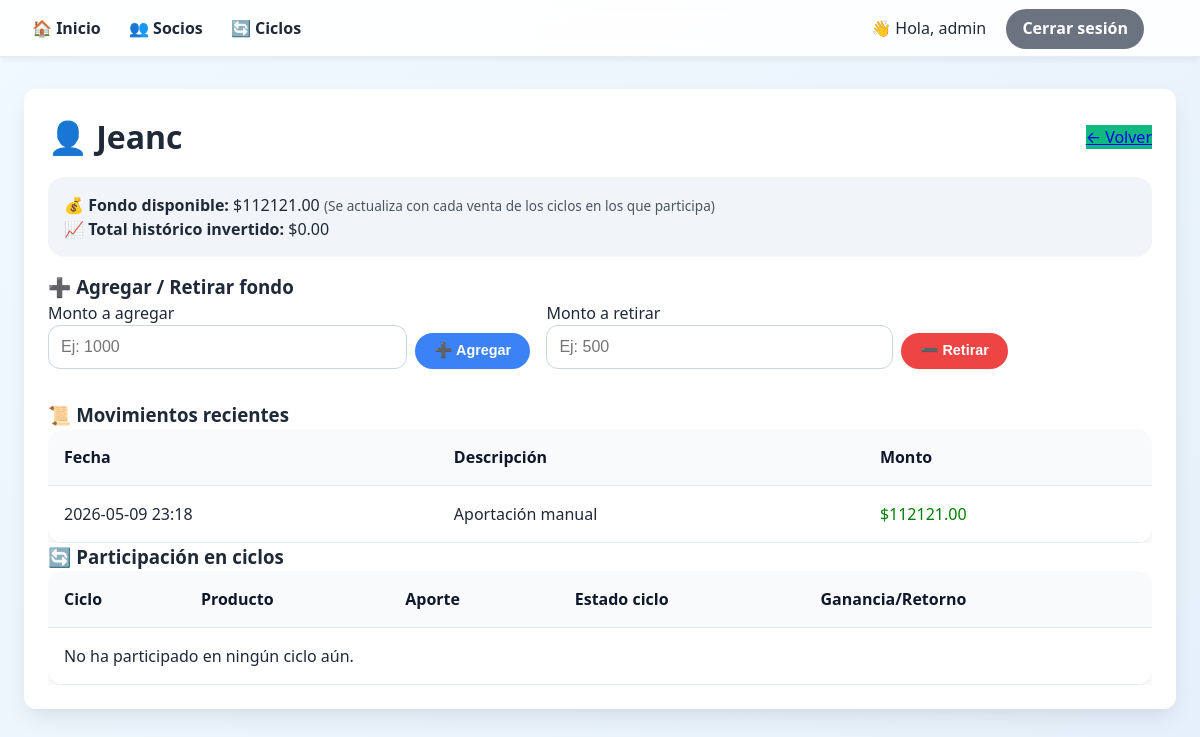
/socio/1 (signed in), run on the app's committed database.
### tables this page shows
CREATE TABLE usuario (
            id INTEGER PRIMARY KEY AUTOINCREMENT,
            username TEXT UNIQUE NOT NULL,
            password_hash TEXT NOT NULL
        );

CREATE TABLE socio (
            id INTEGER PRIMARY KEY AUTOINCREMENT,
            nombre TEXT NOT NULL,
            fondo_disponible REAL DEFAULT 0.0,
            fondo_total REAL DEFAULT 0.0,
            created_at TIMESTAMP DEFAULT CURRENT_TIMESTAMP
        );

CREATE TABLE movimiento_fondo (
            id INTEGER PRIMARY KEY AUTOINCREMENT,
            socio_id INTEGER,
            monto REAL,
            descripcion TEXT,
            fecha TIMESTAMP DEFAULT CURRENT_TIMESTAMP,
            FOREIGN KEY (socio_id) REFERENCES socio(id)
        );

### app.py (the view)
@app.route('/socio/<int:id>')
@login_required
def detalle_socio(id):
    socio = models.obtener_socio(id)
    movimientos = models.obtener_movimientos_socio(id)
    participaciones = models.obtener_participaciones_socio(id)
    return render_template('socio_detalle.html', socio=socio, movimientos=movimientos, participaciones=participaciones)

### app.py (called while the page is built)
@login_manager.user_loader
def load_user(user_id):
    conn = models.get_db()
    user_data = conn.execute('SELECT * FROM usuario WHERE id = ?', (user_id,)).fetchone()
    conn.close()
    if user_data:
        return User(user_data['id'], user_data['username'])
    return None

### models.py (called while the page is built)
def get_db():
    conn = sqlite3.connect(DATABASE)
    conn.row_factory = sqlite3.Row
    return conn

def obtener_socio(id):
    conn = get_db()
    socio = conn.execute('SELECT * FROM socio WHERE id = ?', (id,)).fetchone()
    conn.close()
    return socio

def obtener_movimientos_socio(socio_id):
    conn = get_db()
    movs = conn.execute('SELECT * FROM movimiento_fondo WHERE socio_id = ? ORDER BY fecha DESC', (socio_id,)).fetchall()
    conn.close()
    return movs

def obtener_participaciones_socio(socio_id):
    conn = get_db()
    participaciones = conn.execute('''
        SELECT c.id as ciclo_id, c.producto, c.estado, a.monto as aporte,
               COALESCE((SELECT SUM(total) FROM venta WHERE ciclo_id = c.id AND pagado=1), 0) as ingreso_total,
               c.total_compra
        FROM aporte_ciclo a
        JOIN ciclo c ON a.ciclo_id = c.id
        WHERE a.socio_id = ?
        ORDER BY c.fecha_compra DESC
    ''', (socio_id,)).fetchall()
    conn.close()
    return participaciones

### templates/socio_detalle.html (shortened to what this page needs)
{% extends "base.html" %}
{% block content %}
<div class="card">
    <div style="display: flex; justify-content: space-between; align-items: center;">
        <h1>👤 {{ socio.nombre }}</h1>
        <a href="{{ url_for('listar_socios') }}" class="btn-secondary">← Volver</a>
    </div>
    <div style="background: #f1f5f9; padding: 1rem; border-radius: 16px; margin: 1rem 0;">
        <p><strong>💰 Fondo disponible:</strong> ${{ "%.2f"|format(socio.fondo_disponible) }}
            <span style="font-size: 0.85rem; color: #4b5563;">(Se actualiza con cada venta de los ciclos en los que participa)</span>
        </p>
        <p><strong>📈 Total histórico invertido:</strong> ${{ "%.2f"|format(socio.fondo_total - socio.fondo_disponible) }}</p>
    </div>
    <h3>➕ Agregar / Retirar fondo</h3>
    <div style="display: flex; gap: 1rem; flex-wrap: wrap; margin-bottom: 2rem;">
        <form method="POST" action="{{ url_for('agregar_fondo', id=socio.id) }}" style="display: inline-flex; gap: 0.5rem; align-items: flex-end;">
            <div><label>Monto a agregar</label><input type="number" step="0.01" name="monto" placeholder="Ej: 1000" required></div>
            <button type="submit" class="btn">➕ Agregar</button>
        </form>
        <form method="POST" action="{{ url_for('retirar_fondo', id=socio.id) }}" data-confirm="¿Retirar fondos de la cuenta del socio?" style="display: inline-flex; gap: 0.5rem; align-items: flex-end;">
            <div><label>Monto a retirar</label><input type="number" step="0.01" name="monto" placeholder="Ej: 500" required></div>
            <button type="submit" class="btn-danger">➖ Retirar</button>
        </form>
    </div>
    <h3>📜 Movimientos recientes</h3>
    <div style="overflow-x: auto;">
        <table>
            <thead><tr><th>Fecha</th><th>Descripción</th><th>Monto</th></tr></thead>
            <tbody>
                {% for m in movimientos %}
                <tr>
                    <td data-label="Fecha">{{ m.fecha[:16] }}</td>
                    <td data-label="Descripción">{{ m.descripcion }}</td>
                    <td data-label="Monto" style="color: {% if m.monto < 0 %}red{% else %}green{% endif %};">${{ "%.2f"|format(m.monto) }}</td>
                </tr>
                {% else %}
                <tr><td colspan="3">Sin movimientos aún.</td></tr>
                {% endfor %}
            </tbody>
        </table>
    </div>
    <h3>🔄 Participación en ciclos</h3>
    <div style="overflow-x: auto;">
        <table>
            <thead><tr><th>Ciclo</th><th>Producto</th><th>Aporte</th><th>Estado ciclo</th><th>Ganancia/Retorno</th></tr></thead>
            <tbody>
                {% for p in participaciones %}
                <tr>
                    <td data-label="Ciclo">#{{ p.ciclo_id }}</td>
                    <td data-label="Producto">{{ p.producto }}</td>
                    <td data-label="Aporte">${{ "%.2f"|format(p.aporte) }}</td>
                    <td data-label="Estado">{% if p.estado == 'abierto' %}🟢 Abierto{% else %}🔒 Cerrado{% endif %}</td>
                    <td data-label="Ganancia">
                        {% if p.estado == 'cerrado' and p.ingreso_total %}
                            {% set ganancia = (p.ingreso_total - p.total_compra) * (p.aporte / p.total_compra) %}
                            ${{ "%.2f"|format(p.aporte + ganancia) }}
                        {% else %}—{% endif %}
                    </td>
                </tr>
                {% else %}
                <tr><td colspan="5">No ha participado en ningún ciclo aún.</td></tr>
                {% endfor %}
            </tbody>
        </table>
    </div>
</div>
{% endblock %}

### templates/base.html (shortened to what this page needs)
<!DOCTYPE html>
<html lang="es">
<head>
    <link rel="stylesheet" href="{{ url_for('static', filename='style.css') }}">
</head>
<body>
    <nav>
        <div style="display: flex; align-items: center; gap: 1.5rem; flex-wrap: wrap; justify-content: space-between;">
            <div>
                {% if current_user.is_authenticated %}
                    <a href="/">🏠 Inicio</a>
                    <a href="{{ url_for('listar_socios') }}">👥 Socios</a>
                    <a href="{{ url_for('listar_ciclos') }}">🔄 Ciclos</a>
                {% endif %}
            </div>
            <div>
                {% if current_user.is_authenticated %}
                    <span>👋 Hola, {{ current_user.username }}</span>
                    <a href="{{ url_for('logout') }}" style="background:#6b7280; color: white; padding: 0.5rem 1rem; border-radius: 40px; text-decoration: none; margin-left: 1rem;">Cerrar sesión</a>
                {% else %}
                    <a href="{{ url_for('login') }}" class="btn">Iniciar sesión</a>
                {% endif %}
            </div>
        </div>
    </nav>
    <div class="container">
        {% block content %}{% endblock %}
    </div>
</body>
</html>

### static/style.css (style rules this page uses)
:root { --primary: #3b82f6; --primary-dark: #2563eb; --secondary: #10b981; --danger: #ef4444; --warning: #f59e0b; --dark: #1f2937; --light: #f9fafb; --gray: #6b7280; --border-radius: 12px; --box-shadow: 0 10px 25px -5px rgba(0, 0, 0, 0.1), 0 8px 10px -6px rgba(0, 0, 0, 0.02); --box-shadow-hover: 0 20px 30px -12px rgba(0, 0, 0, 0.15); }
* { margin: 0; padding: 0; box-sizing: border-box; }
body { font-family: system-ui, 'Segoe UI', 'Inter', -apple-system, BlinkMacSystemFont, sans-serif; background: linear-gradient(135deg, #f0f9ff 0%, #e6f0fa 100%); color: var(--dark); line-height: 1.5; min-height: 100vh; }
nav { background: rgba(255, 255, 255, 0.9); backdrop-filter: blur(10px); box-shadow: 0 4px 6px -1px rgba(0, 0, 0, 0.05); padding: 1rem 2rem; position: sticky; top: 0; z-index: 100; border-bottom: 1px solid rgba(226, 232, 240, 0.8); }
nav a { color: var(--dark); text-decoration: none; font-weight: 600; margin-right: 1.5rem; padding: 0.5rem 0; transition: color 0.2s, border-bottom 0.2s; border-bottom: 2px solid transparent; }
.container { max-width: 1280px; margin: 2rem auto; padding: 0 1.5rem; }
.card { background: white; border-radius: var(--border-radius); box-shadow: var(--box-shadow); padding: 1.5rem; margin-bottom: 1.5rem; transition: transform 0.2s, box-shadow 0.2s; }
button, .btn, input[type="submit"] { background: var(--primary); color: white; border: none; padding: 0.6rem 1.2rem; border-radius: 40px; font-weight: 600; cursor: pointer; transition: all 0.2s ease; font-size: 0.9rem; display: inline-flex; align-items: center; gap: 0.5rem; box-shadow: 0 1px 2px rgba(0, 0, 0, 0.05); }
.btn-secondary { background: var(--secondary); }
.btn-danger { background: var(--danger); }
table { width: 100%; border-collapse: collapse; background: white; border-radius: 16px; overflow: hidden; box-shadow: var(--box-shadow); }
th, td { padding: 1rem; text-align: left; border-bottom: 1px solid #e2e8f0; }
th { background: #f8fafc; font-weight: 600; color: #0f172a; }
input, select, textarea { width: 100%; padding: 0.75rem; border: 1px solid #cbd5e1; border-radius: 12px; font-size: 1rem; transition: border 0.2s, box-shadow 0.2s; background: #fff; }

### data on the page
usuario: username "admin"
socio: nombre "Jeanc", fondo_disponible "112121.00", socio.fondo_total-socio.fondo_disponible "0.00"
movimiento_fondo: fecha "2026-05-09 23:18", descripcion "Aportación manual", monto "112121.00"
